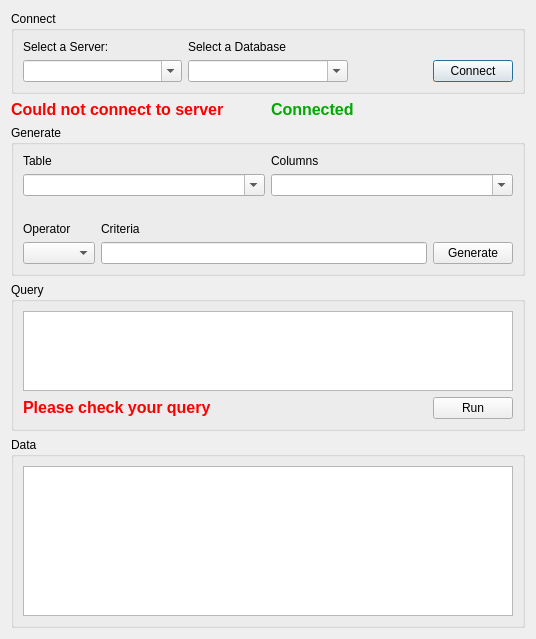
<?xml version="1.0" encoding="UTF-8"?>
<ui version="4.0">
 <class>Dialog</class>
 <widget class="QDialog" name="Dialog">
  <property name="geometry">
   <rect>
    <x>0</x>
    <y>0</y>
    <width>536</width>
    <height>616</height>
   </rect>
  </property>
  <property name="mouseTracking">
   <bool>false</bool>
  </property>
  <property name="windowTitle">
   <string>SQL Query Tool</string>
  </property>
  <layout class="QVBoxLayout" name="verticalLayout">
   <item>
    <widget class="QGroupBox" name="groupBox">
     <property name="title">
      <string>Connect</string>
     </property>
     <layout class="QGridLayout" name="gridLayout">
      <item row="0" column="0">
       <widget class="QLabel" name="label">
        <property name="text">
         <string>Select a Server:</string>
        </property>
       </widget>
      </item>
      <item row="0" column="1">
       <widget class="QLabel" name="label_2">
        <property name="text">
         <string>Select a Database</string>
        </property>
       </widget>
      </item>
      <item row="1" column="2" alignment="Qt::AlignRight">
       <widget class="QPushButton" name="connect_button">
        <property name="text">
         <string>Connect</string>
        </property>
       </widget>
      </item>
      <item row="1" column="1">
       <widget class="QComboBox" name="db_combo">
        <property name="editable">
         <bool>true</bool>
        </property>
       </widget>
      </item>
      <item row="1" column="0">
       <widget class="QComboBox" name="server_combo">
        <property name="editable">
         <bool>true</bool>
        </property>
       </widget>
      </item>
     </layout>
    </widget>
   </item>
   <item>
    <layout class="QHBoxLayout" name="horizontalLayout_3">
     <item>
      <widget class="QLabel" name="cnxn_error_label">
       <property name="font">
        <font>
         <pointsize>12</pointsize>
         <weight>75</weight>
         <bold>true</bold>
        </font>
       </property>
       <property name="text">
        <string>&lt;html&gt;&lt;head/&gt;&lt;body&gt;&lt;p&gt;&lt;span style=&quot; color:#ff0000;&quot;&gt;Could not connect to server&lt;/span&gt;&lt;/p&gt;&lt;/body&gt;&lt;/html&gt;</string>
       </property>
      </widget>
     </item>
     <item>
      <widget class="QLabel" name="cnxn_label">
       <property name="text">
        <string>&lt;html&gt;&lt;head/&gt;&lt;body&gt;&lt;p&gt;&lt;span style=&quot; font-size:12pt; font-weight:600; color:#00aa00;&quot;&gt;Connected&lt;/span&gt;&lt;/p&gt;&lt;/body&gt;&lt;/html&gt;</string>
       </property>
      </widget>
     </item>
    </layout>
   </item>
   <item>
    <widget class="QGroupBox" name="groupBox_2">
     <property name="title">
      <string>Generate</string>
     </property>
     <layout class="QVBoxLayout" name="verticalLayout_2">
      <item>
       <layout class="QGridLayout" name="gridLayout_2">
        <item row="1" column="1">
         <widget class="QComboBox" name="columns_combo">
          <property name="editable">
           <bool>true</bool>
          </property>
         </widget>
        </item>
        <item row="1" column="0">
         <widget class="QComboBox" name="table_combo">
          <property name="editable">
           <bool>true</bool>
          </property>
         </widget>
        </item>
        <item row="0" column="1">
         <widget class="QLabel" name="label_5">
          <property name="text">
           <string>Columns</string>
          </property>
         </widget>
        </item>
        <item row="0" column="0">
         <widget class="QLabel" name="label_3">
          <property name="text">
           <string>Table</string>
          </property>
         </widget>
        </item>
       </layout>
      </item>
      <item>
       <spacer name="horizontalSpacer">
        <property name="orientation">
         <enum>Qt::Horizontal</enum>
        </property>
        <property name="sizeHint" stdset="0">
         <size>
          <width>40</width>
          <height>20</height>
         </size>
        </property>
       </spacer>
      </item>
      <item>
       <layout class="QGridLayout" name="gridLayout_3">
        <item row="0" column="0">
         <widget class="QLabel" name="label_6">
          <property name="text">
           <string>Operator</string>
          </property>
         </widget>
        </item>
        <item row="0" column="1">
         <widget class="QLabel" name="label_7">
          <property name="text">
           <string>Criteria</string>
          </property>
         </widget>
        </item>
        <item row="1" column="1">
         <widget class="QLineEdit" name="cr_lineEdit"/>
        </item>
        <item row="1" column="0">
         <widget class="QComboBox" name="operator_combo"/>
        </item>
        <item row="1" column="2">
         <widget class="QPushButton" name="generate_button">
          <property name="text">
           <string>Generate</string>
          </property>
         </widget>
        </item>
       </layout>
      </item>
     </layout>
     <zorder>horizontalSpacer</zorder>
    </widget>
   </item>
   <item>
    <widget class="QGroupBox" name="groupBox_3">
     <property name="title">
      <string>Query</string>
     </property>
     <layout class="QVBoxLayout" name="verticalLayout_4">
      <item>
       <widget class="QTextEdit" name="q_textEdit">
        <property name="sizePolicy">
         <sizepolicy hsizetype="Expanding" vsizetype="Fixed">
          <horstretch>0</horstretch>
          <verstretch>0</verstretch>
         </sizepolicy>
        </property>
        <property name="minimumSize">
         <size>
          <width>0</width>
          <height>80</height>
         </size>
        </property>
        <property name="maximumSize">
         <size>
          <width>16777215</width>
          <height>100</height>
         </size>
        </property>
        <property name="baseSize">
         <size>
          <width>0</width>
          <height>0</height>
         </size>
        </property>
        <property name="toolTip">
         <string>Please connect to a server to generate or manually input a query</string>
        </property>
        <property name="toolTipDuration">
         <number>3</number>
        </property>
       </widget>
      </item>
      <item>
       <layout class="QHBoxLayout" name="horizontalLayout_4">
        <item>
         <layout class="QHBoxLayout" name="horizontalLayout_2">
          <item>
           <widget class="QLabel" name="qry_error_label">
            <property name="font">
             <font>
              <pointsize>12</pointsize>
              <weight>75</weight>
              <bold>true</bold>
             </font>
            </property>
            <property name="text">
             <string>&lt;html&gt;&lt;head/&gt;&lt;body&gt;&lt;p&gt;&lt;span style=&quot; color:#ff0000;&quot;&gt;Please check your query&lt;/span&gt;&lt;/p&gt;&lt;/body&gt;&lt;/html&gt;</string>
            </property>
           </widget>
          </item>
         </layout>
        </item>
        <item alignment="Qt::AlignRight">
         <widget class="QPushButton" name="run_button">
          <property name="text">
           <string>Run</string>
          </property>
         </widget>
        </item>
       </layout>
      </item>
     </layout>
    </widget>
   </item>
   <item>
    <widget class="QGroupBox" name="groupBox_4">
     <property name="title">
      <string>Data</string>
     </property>
     <layout class="QVBoxLayout" name="verticalLayout_5">
      <item>
       <widget class="QTableWidget" name="d_tableWidget">
        <property name="minimumSize">
         <size>
          <width>0</width>
          <height>150</height>
         </size>
        </property>
        <property name="alternatingRowColors">
         <bool>true</bool>
        </property>
        <property name="sortingEnabled">
         <bool>true</bool>
        </property>
       </widget>
      </item>
     </layout>
    </widget>
   </item>
  </layout>
 </widget>
 <resources/>
 <connections/>
</ui>
